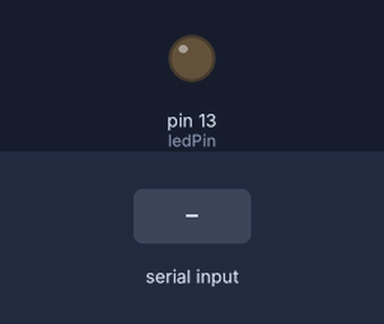
Simulated run of this sketch. Board: Arduino Uno, built with avr-gcc and run on an emulated ATmega328P. Shown: output pins drawn as LEDs (lit = HIGH). The test bench sets the inputs (shaded band).

Above: at 1.2 s.
1.3 s: "1" received over Serial
At 2.1 s:
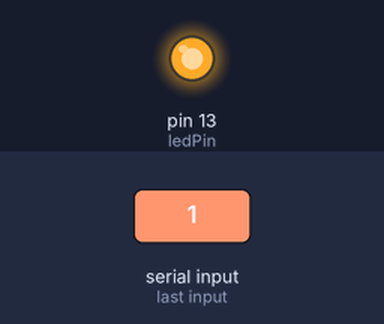
Timing chart, 0 to 7.8 s (numbered marks = the images above; inputs shaded):
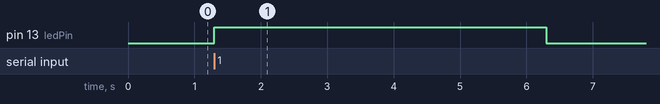

The sketch:

CodigoArduino.ino
```cpp
const int ledPin = 13;  // Ajusta el pin del LED según tu configuración

void setup() {
  Serial.begin(9600);
  pinMode(ledPin, OUTPUT);
}

void loop() {
  if (Serial.available() > 0) {
    char signal = Serial.read();

    if (signal == '1') {
      digitalWrite(ledPin, HIGH);  // Enciende el LED
      delay(5000);  // Mantiene el LED encendido por 5 segundos (ajusta según tus necesidades)
      digitalWrite(ledPin, LOW);  // Apaga el LED
    }
  }
}
```

Measured:
- after the input at 1.3 s, pin 13 (ledPin): LOW → HIGH at once, → LOW 5.0 s later
